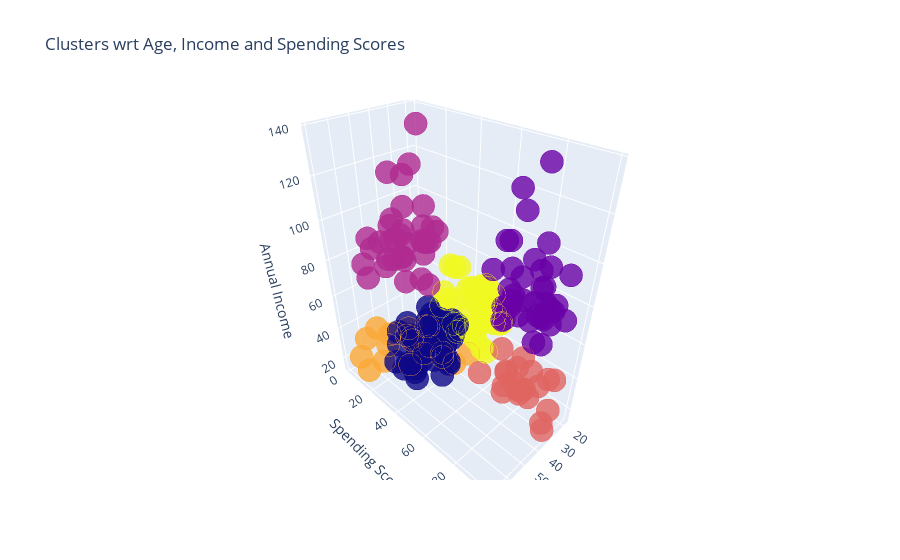

The notebook cell saved with this chart:
### Code cell
import plotly as py
import plotly.graph_objs as go

trace1 = go.Scatter3d(
    x= df['Age'],
    y= df['Spending Score (1-100)'],
    z= df['Annual Income (k$)'],
    mode='markers',
     marker=dict(
        color = df['cluster'], 
        size= 8,
        line=dict(
            color= df['cluster'],
            width= 10
        ),
        opacity=0.8
     )
)
data = [trace1]
layout = go.Layout(
    title= 'Clusters wrt Age, Income and Spending Scores',
    scene = dict(
            xaxis = dict(title  = 'Age'),
            yaxis = dict(title  = 'Spending Score'),
            zaxis = dict(title  = 'Annual Income')
        )
)
fig = go.Figure(data=data, layout=layout)
py.offline.iplot(fig)

### Figure 1 — Plotly figure (JSON) as saved in the notebook; plotly's stock layout.template omitted (floating-point values rounded to 4 significant figures; data arrays with more than 128 entries replaced by an {"elided": "..."} marker saying what was removed)
{"data": [{"marker": {"color": {"elided": "200 int values"}, "line": {"color": {"elided": "200 int values"}, "width": 10}, "opacity": 0.8, "size": 8}, "mode": "markers", "type": "scatter3d", "x": {"elided": "200 int values"}, "y": {"elided": "200 int values"}, "z": {"elided": "200 int values"}}], "layout": {"scene": {"xaxis": {"title": {"text": "Age"}}, "yaxis": {"title": {"text": "Spending Score"}}, "zaxis": {"title": {"text": "Annual Income"}}}, "title": {"text": "Clusters wrt Age, Income and Spending Scores"}}}
